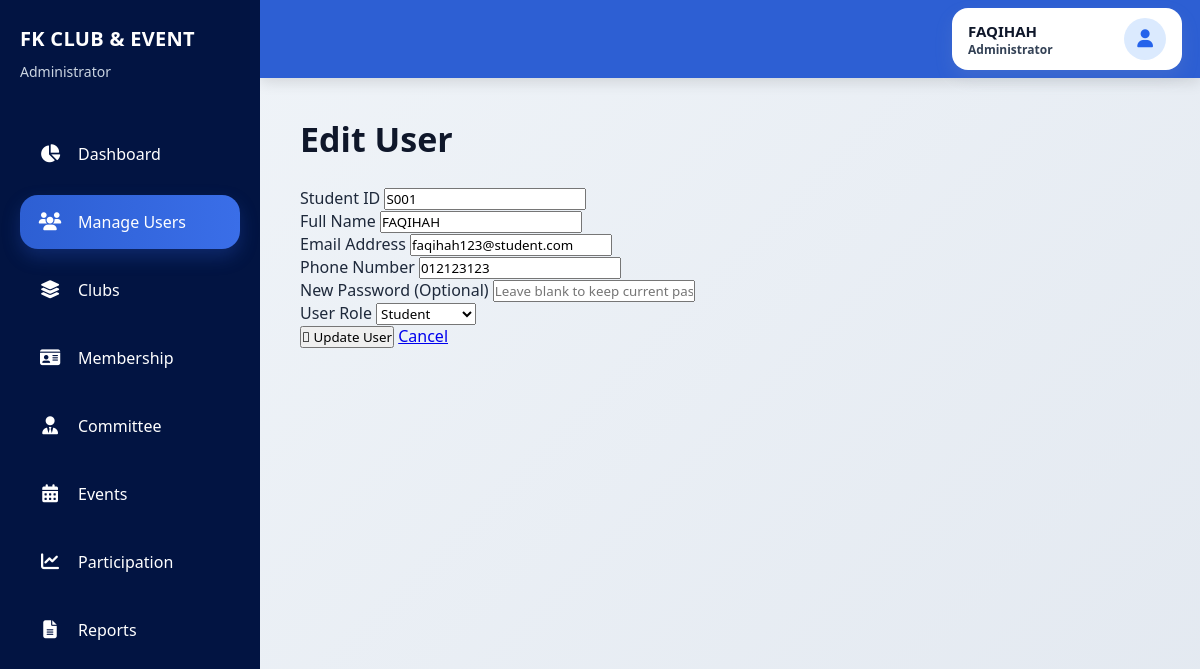
Page /Project_FK_Club/Admin/edit_user.php?id=11 (signed in) on the committed database.
### tables this page shows
CREATE TABLE `users` (
  `user_id` int(11) NOT NULL,
  `student_id` varchar(20) DEFAULT NULL,
  `full_name` varchar(100) NOT NULL,
  `email` varchar(100) NOT NULL,
  `phone` varchar(20) DEFAULT NULL,
  `password` varchar(255) NOT NULL,
  `role` enum('admin','student','committee') NOT NULL,
  `profile_image` varchar(255) DEFAULT 'default.png',
  `reset_token` varchar(255) DEFAULT NULL,
  `created_at` timestamp NOT NULL DEFAULT current_timestamp(),
  `bio` text DEFAULT NULL
);

### Project_FK_Club/Admin/edit_user.php (the view, shortened to what this page needs)
<?php
include '../db_connect.php';
$user_id = isset($_GET['id']) ? intval($_GET['id']) : 0;
$query = "SELECT * FROM users WHERE user_id = '$user_id'";
$result = mysqli_query($conn, $query);
$user = mysqli_fetch_assoc($result);
$user_name = $_SESSION['full_name'] ?? 'Admin';
$user_role = 'Administrator';
?>
<!DOCTYPE html>
<html lang="en">
<head>
    <link rel="stylesheet" href="../css/admin.css">
    <link rel="stylesheet" href="../css/add_user.css">
    <link rel="stylesheet" href="https://cdnjs.cloudflare.com/ajax/libs/font-awesome/6.5.0/css/all.min.css">
</head>
<body>
<div class="sidebar">
    <div class="sidebar-logo">
        <h2>FK CLUB & EVENT</h2>
        <span>Administrator</span>
    </div>
    <div class="sidebar-menu">
        <a href="dashboard_admin.php">
            <i class="fa-solid fa-chart-pie"></i>
            Dashboard
        </a>
        <a href="manage_users.php" class="active">
            <i class="fa-solid fa-users"></i>
            Manage Users
        </a>
        <a href="../manage_clubs.php">
            <i class="fa-solid fa-layer-group"></i>
            Clubs
        </a>
        <a href="manage_memberships.php">
            <i class="fa-solid fa-id-card"></i>
            Membership
        </a>
        <a href="../manage_committee.php">
            <i class="fa-solid fa-user-tie"></i>
            Committee
        </a>
        <a href="../manage_events.php">
            <i class="fa-solid fa-calendar-days"></i>
            Events
        </a>
        <a href="../participation.php">
            <i class="fa-solid fa-chart-line"></i>
            Participation
        </a>
        <a href="../reports.php">
            <i class="fa-solid fa-file-lines"></i>
            Reports
        </a>
    </div>
</div>
<div class="topbar">
    <div class="profile-menu">
        <button type="button" class="profile-btn" id="profileButton">
            <div class="profile-info">
                <span class="profile-name">
                    <?= htmlspecialchars($user_name); ?>
                </span>
                <span class="profile-role">
                    <?= $user_role; ?>
                </span>
            </div>
            <div class="profile-icon">
                <i class="fa-solid fa-user"></i>
            </div>
        </button>
    </div>
</div>
<div class="main-content">
    <div class="page-header">
        <h1>Edit User</h1>
    </div>
    <div class="table-container">
        <form method="POST" class="user-form">
            <div class="form-group">
                <label>Student ID</label>
                <input type="text" name="student_id"
                       value="<?= htmlspecialchars($user['student_id']); ?>" required>
            </div>
            <div class="form-group">
                <label>Full Name</label>
                <input type="text" name="full_name"
                       value="<?= htmlspecialchars($user['full_name']); ?>" required>
            </div>
            <div class="form-group">
                <label>Email Address</label>
                <input type="email" name="email"
                       value="<?= htmlspecialchars($user['email']); ?>" required>
            </div>
            <div class="form-group">
                <label>Phone Number</label>
                <input type="text" name="phone"
                       value="<?= htmlspecialchars($user['phone']); ?>" required>
            </div>
            <div class="form-group">
                <label>New Password (Optional)</label>
                <input type="text" name="password"
                       placeholder="Leave blank to keep current password">
            </div>
            <div class="form-group">
                <label>User Role</label>
                <select name="role" required>
                    <option value="student"
                        <?= ($user['role'] == 'student') ? 'selected' : ''; ?>>
                        Student
                    </option>
                </select>
            </div>
            <div class="form-buttons">
                <button type="submit" class="add-btn">
                    <i class="fas fa-save"></i>
                    Update User
                </button>
                <a href="manage_users.php" class="cancel-btn">
                    Cancel
                </a>
            </div>
        </form>
    </div>
</div>
</body>
</html>

### Project_FK_Club/CSS/admin.css (style rules this page uses)
* { margin: 0; padding: 0; box-sizing: border-box; font-family: 'Segoe UI', Arial, sans-serif !important; }
html, body { background: linear-gradient(135deg, #f1f5f9 0%, #e2e8f0 100%); color: #1e293b; overflow-x: hidden; min-height: 100vh; position: relative; }
body::before { content: ""; position: fixed; top: 0; left: 260px; width: calc(100% - 260px); height: 100%; background: radial-gradient(circle at top right, rgba(255,255,255,0.35), transparent 40%), radial-gradient(circle at bottom left, rgba(203,213,225,0.20), transparent 35%); z-index: -1; pointer-events: none; }
.sidebar { position: fixed; top: 0; left: 0; width: 260px; height: 100vh; background: linear-gradient(180deg, #021442 0%, #1f479c 100%); padding: 25px 20px; display: flex; flex-direction: column; z-index: 1000; overflow-y: auto; }
.sidebar-logo { margin-bottom: 45px; }
.sidebar-logo h2 { color: white; font-size: 20px; font-weight: 800; line-height: 1.4; letter-spacing: 0.3px; }
.sidebar-logo span { display: block; color: #cbd5e1; font-size: 14px; margin-top: 8px; font-weight: 400; line-height: 1.5; }
.sidebar-menu { flex: 1; }
.sidebar a { display: flex; align-items: center; gap: 16px; padding: 16px 18px; margin-bottom: 14px; text-decoration: none; color: white; font-size: 16px; font-weight: 500; border-radius: 18px; transition: all 0.3s ease; }
.sidebar a.active { background: linear-gradient(90deg, #2d5fd3, #3a6ee8); box-shadow: 0 8px 18px rgba(45,95,211,0.28); }
.sidebar a i, .logout-link i, .profile-icon i, .dropdown-content i { font-family: "Font Awesome 6 Free" !important; font-weight: 900 !important; font-style: normal !important; display: inline-flex !important; align-items: center; justify-content: center; visibility: visible !important; opacity: 1 !important; line-height: 1 !important; }
.sidebar a i, .logout-link i { width: 24px; min-width: 24px; font-size: 18px; text-align: center; }
.topbar { position: fixed; top: 0; left: 260px; width: calc(100% - 260px); height: 78px; background: linear-gradient(90deg, #2348b8 0%, #2d5fd3 100%); display: flex; align-items: center; justify-content: flex-end; padding: 0 18px; color: white; z-index: 999; box-shadow: 0 4px 14px rgba(0,0,0,0.12); }
.profile-menu { position: relative; display: flex; justify-content: flex-end; align-items: center; }
.profile-btn { background: white; color: #0f172a; padding: 10px 18px; border: none; border-radius: 18px; cursor: pointer; display: flex; align-items: center; justify-content: space-between; gap: 14px; width: 230px; box-shadow: 0 8px 18px rgba(148,163,184,0.16); transition: all 0.3s ease; }
.profile-info { display: flex; flex-direction: column; align-items: flex-start; }
.profile-name { font-size: 15px; font-weight: 800; color: #0f172a; }
.profile-role { font-size: 12px; font-weight: 600; color: #334155; }
.profile-icon { width: 42px; height: 42px; background: #dbeafe; border-radius: 50%; display: flex; align-items: center; justify-content: center; }
.profile-icon i { color: #2563eb; font-size: 18px; }
.main-content { margin-left: 260px; margin-top: 88px; padding: 28px 40px 40px; min-height: 100vh; }
.main-content h1 { font-size: 34px; color: #0f172a; margin-bottom: 25px; font-weight: 900; }

### Project_FK_Club/CSS/add_user.css (style rules this page uses)
* { margin: 0; padding: 0; box-sizing: border-box; font-family: 'Segoe UI', Arial, sans-serif; }
html, body { background: linear-gradient(135deg, #f1f5f9, #e2e8f0); min-height: 100vh; }
.sidebar { position: fixed; top: 0; left: 0; width: 260px; height: 100vh; background: #021442; }
.topbar { position: fixed; top: 0; left: 260px; width: calc(100% - 260px); height: 78px; background: #2d5fd3; display: flex; justify-content: flex-end; align-items: center; padding: 0 18px; z-index: 999; }
.main-content { margin-left: 260px; margin-top: 88px; padding: 28px 40px; }
.profile-menu { position: relative; }
.profile-btn { display: flex; align-items: center; gap: 12px; background: white; border: none; padding: 10px 16px; border-radius: 16px; cursor: pointer; }

### rows in the picture
users: student_id "S001", full_name "FAQIHAH", email "faqihah123@student.com", phone "012123123", role "Student"

### other values in the picture
$user_name "FAQIHAH"
$user_role "Administrator"
